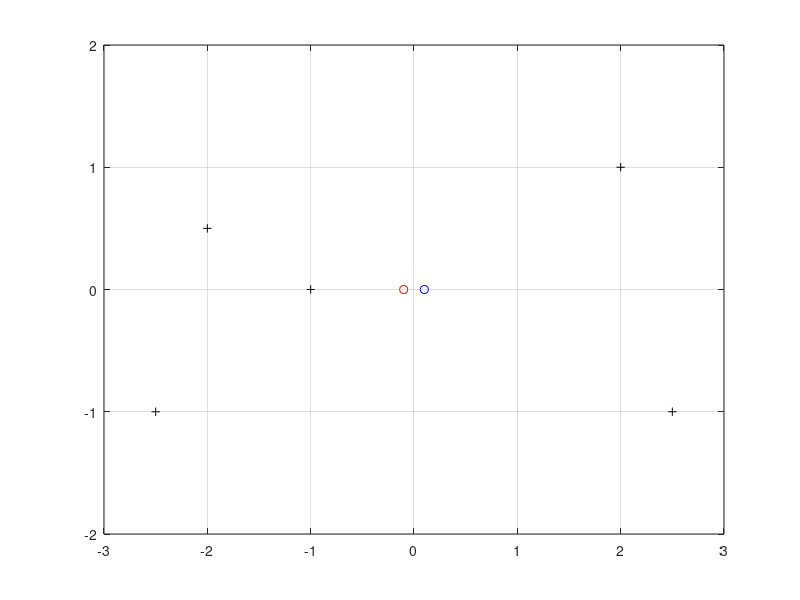

Write the MATLAB code that produced this figure. (Note: this script raises an error after producing the figure.)
%problem 2
%part b
clear
clc
%data
D=[-2.5,-1;-2,0.5;-1,0;2.5,-1;2,1];
figure
x1=D(:,1);
x2=D(:,2);
plot(x1,x2,'black+')
xlim([-3,3])
ylim([-2,2])
grid on
hold on
%initialize the parameters, mu,cov,pi
mu_1_updated=zeros(20,2);
mu_2_updated=zeros(20,2);
weight=[0.5,0.5];
mu_1=[-0.1,0];
mu_2=[0.1,0];
mu_1_updated(1,:)=mu_1;
mu_2_updated(1,:)=mu_2;
cov_1=[1,0;0,1];
cov_2=cov_1;
plot(mu_1(1),mu_1(2),'ro')
hold on
plot(mu_2(1),mu_2(2),'bo')
hold on
%E-step
h_kj=zeros(5,2);
n_j_new=zeros(1,2);

%5 data points
for i = 1:20
%while 1   
    for k = 1:5
        pro_k1=weight(1)*gaussian_k(D,mu_1,cov_1,k);
        sum_pro_kj=weight(1)*gaussian_k(D,mu_1,cov_1,k)+weight(2)*gaussian_k(D,mu_2,cov_2,k);
        h_k1=pro_k1/sum_pro_kj;
        h_kj(k,1)=h_k1;

        pro_k2=weight(2)*gaussian_k(D,mu_2,cov_2,k);
        sum_pro_kj=weight(1)*gaussian_k(D,mu_1,cov_1,k)+weight(2)*gaussian_k(D,mu_2,cov_2,k);
        h_k2=pro_k2/sum_pro_kj;
        h_kj(k,2)=h_k2;

    end
    %%%%%M-step
    
    %calculate new n_j
    n_j_new(1,1)=sum(h_kj(:,1));
    n_j_new(1,2)=sum(h_kj(:,2));
    %calculate new mean
    mu_1=h_kj(:,1)'*D/n_j_new(1,1);
    mu_2=h_kj(:,2)'*D/n_j_new(1,2);
    mu_1_updated(i+1,:)=mu_1;
    mu_2_updated(i+1,:)=mu_2;
    dif= sqrt(sum((mu_2_updated(i+1,:)-mu_2_updated(i,:)).^2));
%     if dif<0.001
%         break
%     end
    %calculate new covariance
    %cov_1
    sigma1_11=0;
    sigma1_22=0;
    for index=1:5
        sigma1_11=sigma1_11+h_kj(index,1)*((D(index,1)-mu_1(1))^2);
        sigma1_22=sigma1_22+h_kj(index,1)*((D(index,2)-mu_1(2))^2);
    end
    cov_1=[sigma1_11,0;0,sigma1_22];
    cov_1=cov_1/n_j_new(1,1);
    
    %cov_2
    sigma2_11=0;
    sigma2_22=0;
    for index=1:5
        sigma2_11=sigma2_11+h_kj(index,2)*(D(index,1)-mu_1(1))^2;
        sigma2_22=sigma2_22+h_kj(index,2)*(D(index,2)-mu_1(2))^2;
    end
    cov_2=[sigma2_11,0;0,sigma2_22];
    cov_2=cov_2/n_j_new(1,2);
   
    %calculate new pi
    weight(1)=n_j_new(1,1)/5;
    weight(2)=n_j_new(1,2)/5;
    
    
%     plot(mu_1_updated(i+1,1),mu_1(i+1,2),'r.')
%     hold on
%     plot(mu_2_updated(i+1,1),mu_2_updated(i+1,2),'b.')
%     hold on
    
%     [fx1,fx2]=meshgrid(-3:0.1:3);
%     z=cov_1(1,1).*(fx1-mu_1_updated(i+1,1)).^2+cov_1(2,2).*(fx2-mu_1_updated(i+1,2)).^2;
%     contour(fx1,fx2,z,[1,1]);
%     hold on
%     z=cov_2(1,1).*(fx1-mu_2_updated(i+1,1)).^2+cov_2(2,2).*(fx2-mu_2_updated(i+1,2)).^2;
%     contour(fx1,fx2,z,[1,1])
%     title(['iteration',num2str(1)]);
    %mu_new=h_kj'*D./n_j_new';
end

syms x1 x2
constant_1=1/(2*pi*sqrt(det(cov_1)));
constant_2=1/(2*pi*sqrt(det(cov_2)));

%gaussian distribution
p_x1=weight(1)*constant_1*exp(-0.5.*([x1;x2]-mu_1')'*inv(cov_1)*([x1;x2]-mu_1'));
p_x2=weight(2)*constant_2*exp(-0.5.*([x1;x2]-mu_2')'*inv(cov_2)*([x1;x2]-mu_2'));

p=p_x1./(p_x1+p_x2);
[x1,x2]=meshgrid(-3:0.1:3);
z0=eval(p);
figure
surf(x1,x2,z0)
title('iteration 15')